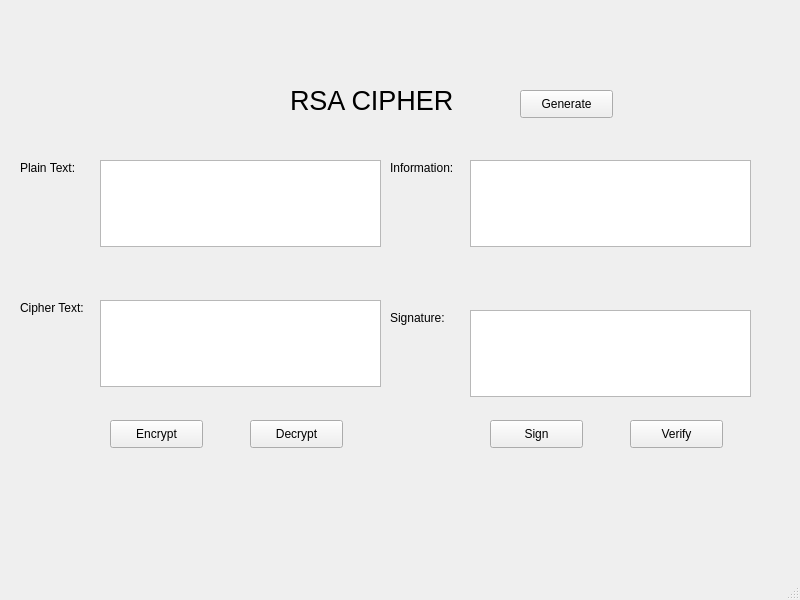
<?xml version="1.0" encoding="UTF-8"?>
<ui version="4.0">
 <class>MainWindow</class>
 <widget class="QMainWindow" name="MainWindow">
  <property name="geometry">
   <rect>
    <x>0</x>
    <y>0</y>
    <width>800</width>
    <height>600</height>
   </rect>
  </property>
  <property name="windowTitle">
   <string>MainWindow</string>
  </property>
  <widget class="QWidget" name="centralwidget">
   <widget class="QLabel" name="label">
    <property name="geometry">
     <rect>
      <x>290</x>
      <y>60</y>
      <width>181</width>
      <height>81</height>
     </rect>
    </property>
    <property name="font">
     <font>
      <pointsize>20</pointsize>
     </font>
    </property>
    <property name="text">
     <string>RSA CIPHER</string>
    </property>
   </widget>
   <widget class="QLabel" name="label_2">
    <property name="geometry">
     <rect>
      <x>20</x>
      <y>160</y>
      <width>61</width>
      <height>16</height>
     </rect>
    </property>
    <property name="text">
     <string>Plain Text:</string>
    </property>
   </widget>
   <widget class="QLabel" name="label_3">
    <property name="geometry">
     <rect>
      <x>20</x>
      <y>300</y>
      <width>81</width>
      <height>16</height>
     </rect>
    </property>
    <property name="text">
     <string>Cipher Text:</string>
    </property>
   </widget>
   <widget class="QLabel" name="label_4">
    <property name="geometry">
     <rect>
      <x>390</x>
      <y>160</y>
      <width>71</width>
      <height>16</height>
     </rect>
    </property>
    <property name="text">
     <string>Information:</string>
    </property>
   </widget>
   <widget class="QLabel" name="label_5">
    <property name="geometry">
     <rect>
      <x>390</x>
      <y>310</y>
      <width>61</width>
      <height>16</height>
     </rect>
    </property>
    <property name="text">
     <string>Signature:</string>
    </property>
   </widget>
   <widget class="QPlainTextEdit" name="plainTextEdit">
    <property name="geometry">
     <rect>
      <x>100</x>
      <y>160</y>
      <width>281</width>
      <height>87</height>
     </rect>
    </property>
   </widget>
   <widget class="QPlainTextEdit" name="plainTextEdit_2">
    <property name="geometry">
     <rect>
      <x>100</x>
      <y>300</y>
      <width>281</width>
      <height>87</height>
     </rect>
    </property>
   </widget>
   <widget class="QPlainTextEdit" name="plainTextEdit_3">
    <property name="geometry">
     <rect>
      <x>470</x>
      <y>160</y>
      <width>281</width>
      <height>87</height>
     </rect>
    </property>
   </widget>
   <widget class="QPlainTextEdit" name="plainTextEdit_4">
    <property name="geometry">
     <rect>
      <x>470</x>
      <y>310</y>
      <width>281</width>
      <height>87</height>
     </rect>
    </property>
   </widget>
   <widget class="QPushButton" name="pushButton">
    <property name="geometry">
     <rect>
      <x>110</x>
      <y>420</y>
      <width>93</width>
      <height>28</height>
     </rect>
    </property>
    <property name="text">
     <string>Encrypt</string>
    </property>
   </widget>
   <widget class="QPushButton" name="pushButton_2">
    <property name="geometry">
     <rect>
      <x>250</x>
      <y>420</y>
      <width>93</width>
      <height>28</height>
     </rect>
    </property>
    <property name="text">
     <string>Decrypt</string>
    </property>
   </widget>
   <widget class="QPushButton" name="pushButton_3">
    <property name="geometry">
     <rect>
      <x>630</x>
      <y>420</y>
      <width>93</width>
      <height>28</height>
     </rect>
    </property>
    <property name="text">
     <string>Verify</string>
    </property>
   </widget>
   <widget class="QPushButton" name="pushButton_4">
    <property name="geometry">
     <rect>
      <x>490</x>
      <y>420</y>
      <width>93</width>
      <height>28</height>
     </rect>
    </property>
    <property name="text">
     <string>Sign</string>
    </property>
   </widget>
   <widget class="QPushButton" name="pushButton_5">
    <property name="geometry">
     <rect>
      <x>520</x>
      <y>90</y>
      <width>93</width>
      <height>28</height>
     </rect>
    </property>
    <property name="text">
     <string>Generate</string>
    </property>
   </widget>
  </widget>
  <widget class="QMenuBar" name="menubar">
   <property name="geometry">
    <rect>
     <x>0</x>
     <y>0</y>
     <width>800</width>
     <height>26</height>
    </rect>
   </property>
  </widget>
  <widget class="QStatusBar" name="statusbar"/>
 </widget>
 <resources/>
 <connections/>
</ui>
